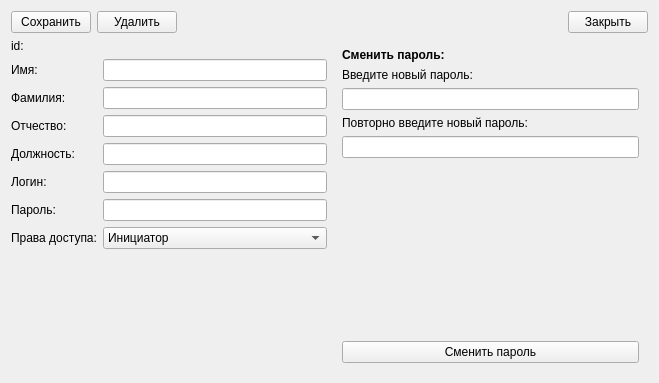
<?xml version="1.0" encoding="UTF-8"?>
<ui version="4.0">
 <class>User_widget</class>
 <widget class="QWidget" name="User_widget">
  <property name="geometry">
   <rect>
    <x>0</x>
    <y>0</y>
    <width>659</width>
    <height>383</height>
   </rect>
  </property>
  <property name="windowTitle">
   <string>Form</string>
  </property>
  <layout class="QVBoxLayout" name="verticalLayout_2">
   <item>
    <layout class="QHBoxLayout" name="horizontalLayout_3">
     <item>
      <widget class="QPushButton" name="save_btn">
       <property name="text">
        <string>Сохранить</string>
       </property>
       <property name="icon">
        <iconset theme="QIcon::ThemeIcon::DocumentSave"/>
       </property>
      </widget>
     </item>
     <item>
      <widget class="QPushButton" name="delete_btn">
       <property name="text">
        <string>Удалить</string>
       </property>
       <property name="icon">
        <iconset theme="QIcon::ThemeIcon::EditDelete"/>
       </property>
      </widget>
     </item>
     <item>
      <spacer name="horizontalSpacer_2">
       <property name="orientation">
        <enum>Qt::Orientation::Horizontal</enum>
       </property>
       <property name="sizeHint" stdset="0">
        <size>
         <width>40</width>
         <height>20</height>
        </size>
       </property>
      </spacer>
     </item>
     <item>
      <widget class="QPushButton" name="close_btn">
       <property name="text">
        <string>Закрыть</string>
       </property>
       <property name="icon">
        <iconset theme="QIcon::ThemeIcon::WindowClose"/>
       </property>
      </widget>
     </item>
    </layout>
   </item>
   <item>
    <layout class="QHBoxLayout" name="horizontalLayout">
     <item>
      <layout class="QFormLayout" name="formLayout">
       <item row="0" column="0">
        <widget class="QLabel" name="label">
         <property name="text">
          <string>id:</string>
         </property>
        </widget>
       </item>
       <item row="0" column="1">
        <widget class="QLabel" name="id_ldl">
         <property name="text">
          <string/>
         </property>
        </widget>
       </item>
       <item row="1" column="0">
        <widget class="QLabel" name="label_2">
         <property name="text">
          <string>Имя:</string>
         </property>
        </widget>
       </item>
       <item row="1" column="1">
        <widget class="QLineEdit" name="first_name_edit"/>
       </item>
       <item row="2" column="0">
        <widget class="QLabel" name="label_3">
         <property name="text">
          <string>Фамилия:</string>
         </property>
        </widget>
       </item>
       <item row="2" column="1">
        <widget class="QLineEdit" name="second_name_edit"/>
       </item>
       <item row="3" column="0">
        <widget class="QLabel" name="label_4">
         <property name="text">
          <string>Отчество:</string>
         </property>
        </widget>
       </item>
       <item row="3" column="1">
        <widget class="QLineEdit" name="third_name_edit"/>
       </item>
       <item row="4" column="0">
        <widget class="QLabel" name="label_5">
         <property name="text">
          <string>Должность:</string>
         </property>
        </widget>
       </item>
       <item row="4" column="1">
        <widget class="QLineEdit" name="position_edit"/>
       </item>
       <item row="5" column="1">
        <widget class="QLineEdit" name="login_edit"/>
       </item>
       <item row="6" column="0">
        <widget class="QLabel" name="label_8">
         <property name="text">
          <string>Пароль:</string>
         </property>
        </widget>
       </item>
       <item row="6" column="1">
        <widget class="QLineEdit" name="password_edit">
         <property name="echoMode">
          <enum>QLineEdit::EchoMode::Password</enum>
         </property>
        </widget>
       </item>
       <item row="5" column="0">
        <widget class="QLabel" name="label_6">
         <property name="text">
          <string>Логин:</string>
         </property>
        </widget>
       </item>
       <item row="7" column="0">
        <widget class="QLabel" name="label_11">
         <property name="text">
          <string>Права доступа:</string>
         </property>
        </widget>
       </item>
       <item row="7" column="1">
        <widget class="QComboBox" name="access_rights_combobox">
         <item>
          <property name="text">
           <string>Инициатор</string>
          </property>
         </item>
         <item>
          <property name="text">
           <string>Закупщик</string>
          </property>
         </item>
        </widget>
       </item>
      </layout>
     </item>
     <item>
      <widget class="QFrame" name="change_password_frame">
       <layout class="QVBoxLayout" name="verticalLayout">
        <item>
         <widget class="QLabel" name="label_10">
          <property name="font">
           <font>
            <bold>true</bold>
           </font>
          </property>
          <property name="text">
           <string>Сменить пароль:</string>
          </property>
         </widget>
        </item>
        <item>
         <widget class="QLabel" name="label_7">
          <property name="text">
           <string>Введите новый пароль:</string>
          </property>
         </widget>
        </item>
        <item>
         <widget class="QLineEdit" name="new_password1_edit">
          <property name="font">
           <font>
            <kerning>true</kerning>
           </font>
          </property>
          <property name="echoMode">
           <enum>QLineEdit::EchoMode::Password</enum>
          </property>
         </widget>
        </item>
        <item>
         <widget class="QLabel" name="label_9">
          <property name="text">
           <string>Повторно введите новый пароль:</string>
          </property>
          <property name="wordWrap">
           <bool>false</bool>
          </property>
         </widget>
        </item>
        <item>
         <widget class="QLineEdit" name="new_password2_edit">
          <property name="font">
           <font>
            <kerning>true</kerning>
           </font>
          </property>
          <property name="echoMode">
           <enum>QLineEdit::EchoMode::Password</enum>
          </property>
         </widget>
        </item>
        <item>
         <spacer name="verticalSpacer">
          <property name="orientation">
           <enum>Qt::Orientation::Vertical</enum>
          </property>
          <property name="sizeHint" stdset="0">
           <size>
            <width>20</width>
            <height>40</height>
           </size>
          </property>
         </spacer>
        </item>
        <item>
         <widget class="QPushButton" name="chenge_password_btn">
          <property name="text">
           <string>Сменить пароль</string>
          </property>
          <property name="autoExclusive">
           <bool>false</bool>
          </property>
          <property name="autoDefault">
           <bool>false</bool>
          </property>
          <property name="default">
           <bool>false</bool>
          </property>
         </widget>
        </item>
       </layout>
      </widget>
     </item>
    </layout>
   </item>
  </layout>
 </widget>
 <resources/>
 <connections/>
</ui>
